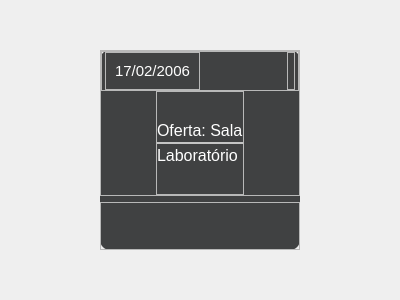
<?xml version="1.0" encoding="UTF-8"?>
<ui version="4.0">
 <class>Form</class>
 <widget class="QWidget" name="Form">
  <property name="geometry">
   <rect>
    <x>0</x>
    <y>0</y>
    <width>400</width>
    <height>300</height>
   </rect>
  </property>
  <property name="windowTitle">
   <string>Form</string>
  </property>
  <property name="styleSheet">
   <string notr="true">#gridContainer #containerBtns {
	background-color: rgba(0, 0, 0, 0.46);
	border-radius: 15px; 
}

#btnEditar {
	border-top-right-radius: 15px;
	border-bottom-right-radius: 15px;
}

#btnEditar:hover {
	background-color: #423d3d;
}

#btnExcluir {
	border-top-left-radius: 15px;
	border-bottom-left-radius: 15px;
}

#btnExcluir:hover {
	background-color: red;
}

#conteudo {
	background-color: #404142;
	border-radius: 10px;
}

#conteudo QLabel {
	color: #FFF;
}

#linhaCard {
	background-color: #FFF;
}
</string>
  </property>
  <layout class="QHBoxLayout" name="horizontalLayout">
   <item>
    <widget class="QFrame" name="conteudo">
     <property name="maximumSize">
      <size>
       <width>200</width>
       <height>200</height>
      </size>
     </property>
     <property name="frameShape">
      <enum>QFrame::StyledPanel</enum>
     </property>
     <property name="frameShadow">
      <enum>QFrame::Raised</enum>
     </property>
     <layout class="QVBoxLayout" name="verticalLayout_5">
      <property name="spacing">
       <number>6</number>
      </property>
      <property name="leftMargin">
       <number>0</number>
      </property>
      <property name="topMargin">
       <number>0</number>
      </property>
      <property name="rightMargin">
       <number>0</number>
      </property>
      <property name="bottomMargin">
       <number>0</number>
      </property>
      <item>
       <widget class="QFrame" name="frame_8">
        <property name="sizePolicy">
         <sizepolicy hsizetype="Expanding" vsizetype="Expanding">
          <horstretch>0</horstretch>
          <verstretch>0</verstretch>
         </sizepolicy>
        </property>
        <property name="frameShape">
         <enum>QFrame::StyledPanel</enum>
        </property>
        <property name="frameShadow">
         <enum>QFrame::Raised</enum>
        </property>
        <layout class="QVBoxLayout" name="verticalLayout_11">
         <property name="spacing">
          <number>0</number>
         </property>
         <property name="leftMargin">
          <number>0</number>
         </property>
         <property name="topMargin">
          <number>0</number>
         </property>
         <property name="rightMargin">
          <number>0</number>
         </property>
         <property name="bottomMargin">
          <number>0</number>
         </property>
         <item alignment="Qt::AlignTop">
          <widget class="QFrame" name="frame_7">
           <property name="frameShape">
            <enum>QFrame::StyledPanel</enum>
           </property>
           <property name="frameShadow">
            <enum>QFrame::Raised</enum>
           </property>
           <layout class="QHBoxLayout" name="horizontalLayout_8">
            <property name="spacing">
             <number>5</number>
            </property>
            <property name="leftMargin">
             <number>3</number>
            </property>
            <property name="topMargin">
             <number>0</number>
            </property>
            <property name="rightMargin">
             <number>3</number>
            </property>
            <property name="bottomMargin">
             <number>0</number>
            </property>
            <item>
             <widget class="QFrame" name="frame_11">
              <property name="frameShape">
               <enum>QFrame::StyledPanel</enum>
              </property>
              <property name="frameShadow">
               <enum>QFrame::Raised</enum>
              </property>
              <layout class="QVBoxLayout" name="verticalLayout_9">
               <item>
                <widget class="QLabel" name="label_6">
                 <property name="font">
                  <font>
                   <pointsize>11</pointsize>
                  </font>
                 </property>
                 <property name="text">
                  <string>17/02/2006</string>
                 </property>
                </widget>
               </item>
              </layout>
             </widget>
            </item>
            <item>
             <spacer name="horizontalSpacer">
              <property name="orientation">
               <enum>Qt::Horizontal</enum>
              </property>
              <property name="sizeHint" stdset="0">
               <size>
                <width>40</width>
                <height>20</height>
               </size>
              </property>
             </spacer>
            </item>
            <item>
             <widget class="QFrame" name="frame_12">
              <property name="frameShape">
               <enum>QFrame::StyledPanel</enum>
              </property>
              <property name="frameShadow">
               <enum>QFrame::Raised</enum>
              </property>
              <layout class="QVBoxLayout" name="verticalLayout_10">
               <property name="spacing">
                <number>0</number>
               </property>
               <property name="leftMargin">
                <number>0</number>
               </property>
               <property name="topMargin">
                <number>0</number>
               </property>
               <property name="rightMargin">
                <number>0</number>
               </property>
               <property name="bottomMargin">
                <number>0</number>
               </property>
               <item>
                <widget class="QLabel" name="iconePeriodo">
                 <property name="maximumSize">
                  <size>
                   <width>30</width>
                   <height>30</height>
                  </size>
                 </property>
                 <property name="font">
                  <font>
                   <pointsize>8</pointsize>
                  </font>
                 </property>
                 <property name="text">
                  <string/>
                 </property>
                 <property name="pixmap">
                  <pixmap>icones/iconManha.png</pixmap>
                 </property>
                 <property name="scaledContents">
                  <bool>true</bool>
                 </property>
                 <property name="alignment">
                  <set>Qt::AlignCenter</set>
                 </property>
                </widget>
               </item>
              </layout>
             </widget>
            </item>
           </layout>
          </widget>
         </item>
         <item alignment="Qt::AlignHCenter">
          <widget class="QFrame" name="frame_13">
           <property name="sizePolicy">
            <sizepolicy hsizetype="Expanding" vsizetype="Expanding">
             <horstretch>0</horstretch>
             <verstretch>0</verstretch>
            </sizepolicy>
           </property>
           <property name="frameShape">
            <enum>QFrame::StyledPanel</enum>
           </property>
           <property name="frameShadow">
            <enum>QFrame::Raised</enum>
           </property>
           <layout class="QVBoxLayout" name="verticalLayout_13">
            <property name="spacing">
             <number>2</number>
            </property>
            <property name="leftMargin">
             <number>0</number>
            </property>
            <property name="topMargin">
             <number>0</number>
            </property>
            <property name="rightMargin">
             <number>0</number>
            </property>
            <property name="bottomMargin">
             <number>0</number>
            </property>
            <item alignment="Qt::AlignBottom">
             <widget class="QLabel" name="label_8">
              <property name="font">
               <font>
                <pointsize>12</pointsize>
               </font>
              </property>
              <property name="text">
               <string>Oferta: Sala</string>
              </property>
             </widget>
            </item>
            <item>
             <widget class="QFrame" name="linhaCard">
              <property name="maximumSize">
               <size>
                <width>16777215</width>
                <height>2</height>
               </size>
              </property>
              <property name="frameShape">
               <enum>QFrame::StyledPanel</enum>
              </property>
              <property name="frameShadow">
               <enum>QFrame::Raised</enum>
              </property>
             </widget>
            </item>
            <item alignment="Qt::AlignTop">
             <widget class="QLabel" name="label_9">
              <property name="font">
               <font>
                <pointsize>12</pointsize>
               </font>
              </property>
              <property name="text">
               <string>Laboratório</string>
              </property>
             </widget>
            </item>
           </layout>
          </widget>
         </item>
        </layout>
       </widget>
      </item>
      <item alignment="Qt::AlignBottom">
       <widget class="QFrame" name="containerBtns">
        <property name="frameShape">
         <enum>QFrame::StyledPanel</enum>
        </property>
        <property name="frameShadow">
         <enum>QFrame::Raised</enum>
        </property>
        <layout class="QHBoxLayout" name="horizontalLayout_6">
         <property name="spacing">
          <number>0</number>
         </property>
         <property name="leftMargin">
          <number>0</number>
         </property>
         <property name="topMargin">
          <number>0</number>
         </property>
         <property name="rightMargin">
          <number>0</number>
         </property>
         <property name="bottomMargin">
          <number>0</number>
         </property>
         <item>
          <widget class="QPushButton" name="btnExcluir">
           <property name="minimumSize">
            <size>
             <width>0</width>
             <height>46</height>
            </size>
           </property>
           <property name="cursor">
            <cursorShape>PointingHandCursor</cursorShape>
           </property>
           <property name="text">
            <string/>
           </property>
           <property name="icon">
            <iconset>
             <normaloff>icones/iconLixeira.png</normaloff>icones/iconLixeira.png</iconset>
           </property>
           <property name="iconSize">
            <size>
             <width>24</width>
             <height>24</height>
            </size>
           </property>
          </widget>
         </item>
         <item>
          <widget class="QPushButton" name="btnEditar">
           <property name="minimumSize">
            <size>
             <width>0</width>
             <height>46</height>
            </size>
           </property>
           <property name="cursor">
            <cursorShape>PointingHandCursor</cursorShape>
           </property>
           <property name="text">
            <string/>
           </property>
           <property name="icon">
            <iconset>
             <normaloff>icones/iconEdit.png</normaloff>icones/iconEdit.png</iconset>
           </property>
           <property name="iconSize">
            <size>
             <width>24</width>
             <height>24</height>
            </size>
           </property>
          </widget>
         </item>
        </layout>
       </widget>
      </item>
     </layout>
    </widget>
   </item>
  </layout>
 </widget>
 <resources/>
 <connections/>
</ui>
